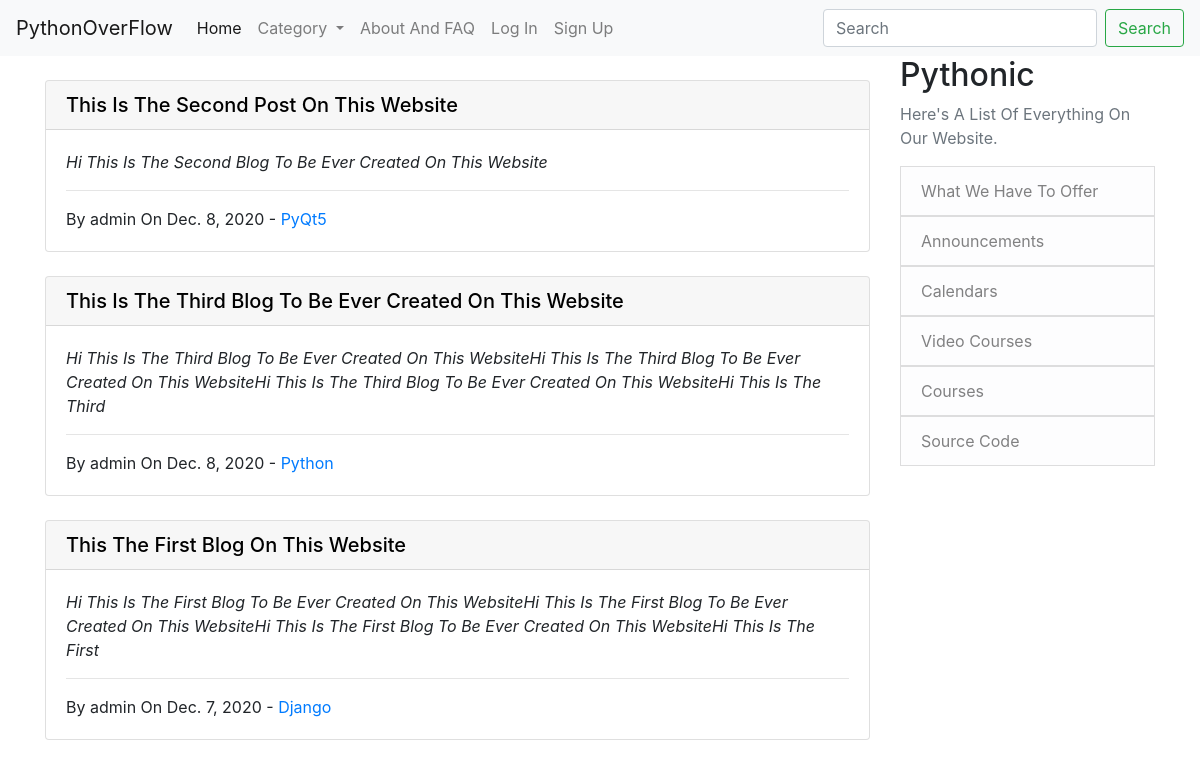
The app's page /, older data.
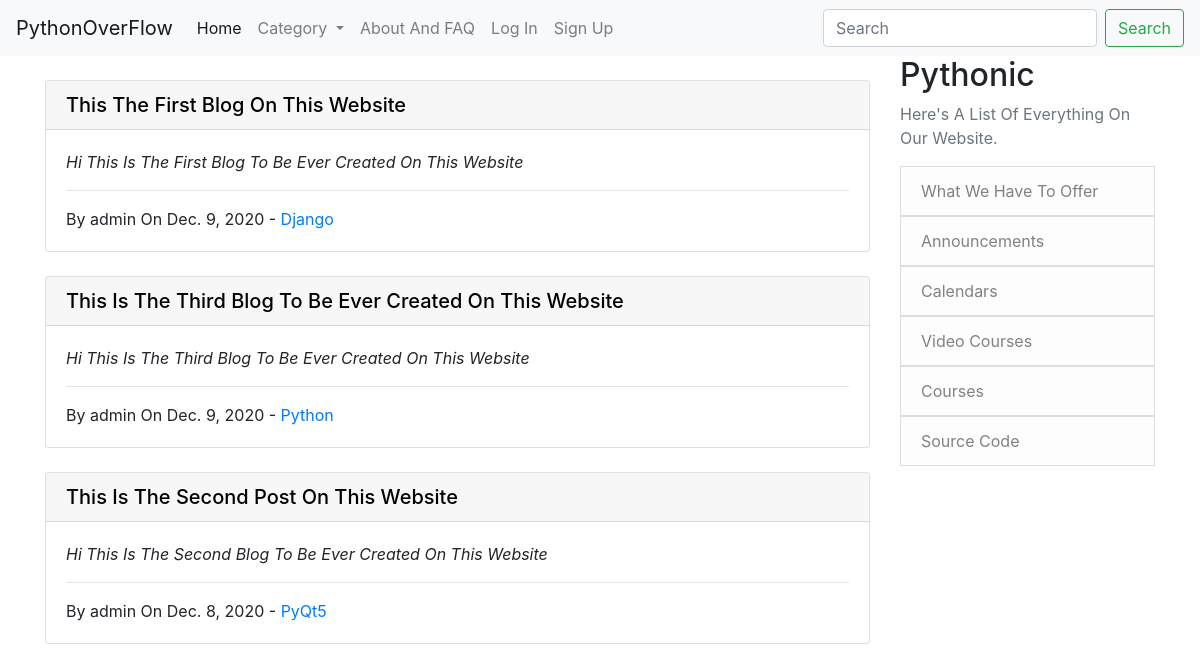
The same page, newer data.
### App/models.py (models this page shows, shortened)
class Post(models.Model):
    title = models.CharField(max_length=120)
    author = models.ForeignKey(User, on_delete=models.CASCADE)
    context = RichTextField(blank=True, null=True)
    date_created = models.DateField(auto_now=True)
    category = models.CharField(max_length=30, default='Python')
    likes = models.ManyToManyField(User, related_name='blog_posts')

### App/views.py (the view)
# urls.py: path('', home_view.as_view(), name='home'),
class home_view(ListView):
    model = Post
    template_name = 'App/home.html'
    ordering = ['-date_created']
    def get_context_data(self, *args, **kwargs):
        cate_menu = Category.objects.all()
        context = super(home_view, self).get_context_data(*args, **kwargs)
        context['cate_menu'] = cate_menu
        return context

### App/models.py (called while the page is built)
    def __str__(self):
        return self.name

### App/templates/App/home.html (shortened to what this page needs)
{% extends "App/base.html" %}
{% block content %}
<br>
{% for post in object_list %}
    <div class="card">
        <a href="{% url 'post_detail' post.pk %}" style="text-decoration: none; color: black">
            <h5 class="card-header">{{ post.title }}</h5>
        </a>
        <div class="card-body">
            <p class="card-text"><i>{{ post.context|slice:":200"|safe }}</i></p>
            <hr>
            <p class="card-text">By {{ post.author }} On {{ post.date_created }} - <a href="{% url 'post_category' post.category %}">{{ post.category }}</a></p>
        </div>
    </div>
    <br>
{% endfor %}
{% endblock %}

### App/templates/App/base.html (shortened to what this page needs)
{% load static %}
<!DOCTYPE html>
<html lang="en">
<head>
    <link rel="stylesheet" href="https://cdn.jsdelivr.net/npm/bootstrap@4.5.3/dist/css/bootstrap.min.css">
</head>
<body>
        {% if user.is_authenticated %}
        <nav class="navbar navbar-expand-lg navbar-light bg-light">
          <a class="navbar-brand" href="/">PythonOverFlow</a>
          <button class="navbar-toggler" type="button" data-toggle="collapse" data-target="#navbarSupportedContent" aria-controls="navbarSupportedContent" aria-expanded="false" aria-label="Toggle navigation">
            <span class="navbar-toggler-icon"></span>
          </button>
          <div class="collapse navbar-collapse" id="navbarSupportedContent">
            <ul class="navbar-nav mr-auto">
              <li class="nav-item">
                <a class="nav-link" href="/">Home <span class="sr-only">(current)</span></a>
              </li>
              {% if cate_menu %}
              <li class="nav-item dropdown">
                <a class="nav-link dropdown-toggle" href="#" id="navbarDropdown" role="button" data-toggle="dropdown" aria-haspopup="true" aria-expanded="false">
                  Category
                </a>
                <div class="dropdown-menu" aria-labelledby="navbarDropdown">
                  {% for item in cate_menu %}
                    <a class="dropdown-item" href="{% url 'post_category' item %}">{{ item }}</a>
                  {% endfor %}
                </div>
              </li>
              {% endif %}
              <li class="nav-item">
                <a class="nav-link" href="/about">About And FAQ</a>
              </li>
              <li class="nav-item">
                <a class="nav-link" href="/make-post">Make Post</a>
              </li>
              <li class="nav-item">
                <a class="nav-link" href="/registration//profile">Profile</a>
              </li>
              <li class="nav-item">
                <a class="nav-link" href="/registration/logout">Log Out</a>
              </li>
            </ul>
            <form class="form-inline my-2 my-lg-0">
              <input class="form-control mr-sm-2" type="search" placeholder="Search" aria-label="Search">
              <button class="btn btn-outline-success my-2 my-sm-0" type="submit">Search</button>
            </form>
          </div>
        </nav>
        {% else %}
        <nav class="navbar navbar-expand-lg navbar-light bg-light">
          <a class="navbar-brand" href="#">PythonOverFlow</a>
          <div class="collapse navbar-collapse" id="navbarSupportedContent">
            <ul class="navbar-nav mr-auto">
              <li class="nav-item active">
                <a class="nav-link" href="/">Home <span class="sr-only">(current)</span></a>
              </li>
              {% if cate_menu %}
              <li class="nav-item dropdown">
                <a class="nav-link dropdown-toggle" href="#" id="navbarDropdown" role="button" data-toggle="dropdown" aria-haspopup="true" aria-expanded="false">
                  Category
                </a>
              </li>
              {% endif %}
              <li class="nav-item">
                <a class="nav-link" href="/about">About And FAQ</a>
              </li>
              <li class="nav-item">
                <a class="nav-link" href="/registration/login/">Log In</a>
              </li>
              <li class="nav-item">
                <a class="nav-link" href="/registration/sign-up/">Sign Up</a>
              </li>
            </ul>
            <form class="form-inline my-2 my-lg-0">
              <input class="form-control mr-sm-2" type="search" placeholder="Search" aria-label="Search">
              <button class="btn btn-outline-success my-2 my-sm-0" type="submit">Search</button>
            </form>
          </div>
        </nav>
        {% endif %}
      <main role="main" class="container">
        <div class="row">
          <div class="col-md-9">
            {% block content %}{% endblock %}
          </div>
          <div class="col-md-3">
            <div class="content-section">
              <h2>Pythonic</h2>
              <p class='text-muted'>Here's A List Of Everything On Our Website.
                <ul class="list-group">
                  <a href="/about" style="text-decoration: none;"><li class="list-group-item list-group-item-light">What We Have To Offer</li></a>
                  <a href="/about" style="text-decoration: none;"><li class="list-group-item list-group-item-light">Announcements</li></a>
                  <a href="/about" style="text-decoration: none;"><li class="list-group-item list-group-item-light">Calendars</li></a>
                  <a href="/about" style="text-decoration: none;"><li class="list-group-item list-group-item-light">Video Courses</li></a>
                  <a href="/about" style="text-decoration: none;"><li class="list-group-item list-group-item-light">Courses</li></a>
                  <a href="/about" style="text-decoration: none;"><li class="list-group-item list-group-item-light">Source Code</li></a>
                </ul>
              </p>
            </div>
          </div>
        </div>
      </main>
</body>
</html>

Row changes from the older to the newer data that the page shows:
changed Post "This The First Blog On This Website": context "…Ever Created On This WebsiteHi This Is The First Blog To Be Ever Created On This WebsiteHi This Is The First Blog To Be Ever Created On This WebsiteHi This Is The First" → "Hi This Is The First Blog To Be Ever Created On This Website"; date_created "Dec. 7, 2020" → "Dec. 9, 2020"; moves up the list
changed Post "This Is The Third Blog To Be Ever Created On This Website": context "…Ever Created On This WebsiteHi This Is The Third Blog To Be Ever Created On This WebsiteHi This Is The Third Blog To Be Ever Created On This WebsiteHi This Is The Third" → "Hi This Is The Third Blog To Be Ever Created On This Website"; date_created "Dec. 8, 2020" → "Dec. 9, 2020"; moves down the list
